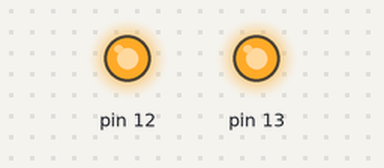
The sketch below on a simulated Arduino Uno, built with avr-gcc and run on an emulated ATmega328P. On the bench: output pins drawn as LEDs (lit = HIGH). What the sketch prints to the serial monitor is not drawn.

Above: at 0.1 s.
Timing chart, 0 to 1.6 s (numbered marks = the images above):
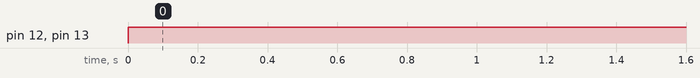

Measured:
- by itself, pin 12, pin 13: LOW → HIGH at 0.00 s

The sketch:

test_new_ew.ino
```cpp
int hi = 0;

void setup() {
  pinMode(12, OUTPUT);
  pinMode(13, OUTPUT);
  Serial.begin(9600);

}

void loop() {
  // put your main code here, to run repeatedly:
  digitalWrite(12, HIGH);
  digitalWrite(13, HIGH);
  Serial.print(hi);
}
```
